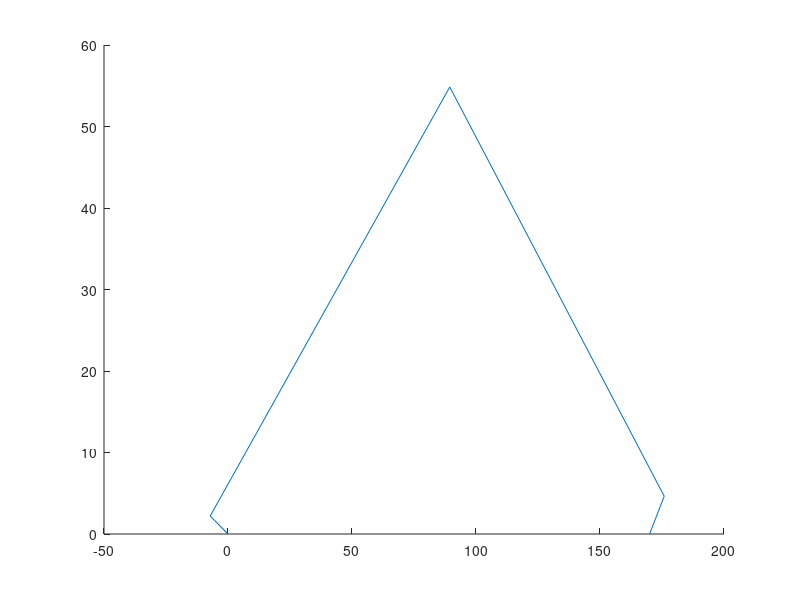

This chart was generated by the following MATLAB code: (Note: this script raises an error after producing the figure.)
%% Known Variables
% Link Lengths [mm]

l1 = 7.5; % Active Link - Left
l2 = 110; % Passive Link - Long
l3 = 100; % Passive Link - Short
l4 = 7.5; % Active Link - Right
l5 = 170; % Ground Link


%% Singularities
% % S1: L1 and L2 are colinear, L3 and L4 are colinear, J1 = J2 and J3 = J4
% 
% alphaS1 = rad2deg(acos((l5/2)/(l1+l2)))
% betaS1 = 180 - alphaS1
% 
% %S2: L1 L2 are colinear, L3 L4 are colinear, J1 = J2 + 180
% 


%% Solving for Joint Angles
% Define End-Effector Position
x = 87;
y = 65;

c = sqrt(x^2+y^2); % Position magntiude from Motor A to End-Effector

e = sqrt((l5-x)^2+y^2); % Positional magnitude from End-Effector to Motor B

alpha1 = (atan(y/x)); % Angle between the ground link and the straight line formed between Motor A and End-effector

alpha2 = (acos((l2^2-c^2-l1^2) / (-2*l1*c))); % Angle between straight line formed between Motor A and End-effector and active link 1

alpha = rad2deg(alpha1 + alpha2)

beta1 = (atan(y/(l5-x))); % Angle between ground link and straight line formed between End-effector and Motor B

beta2 = (acos((l3^2-l4^2-e^2) / (-2*l4*e))); % Angle between straight formed between End-effector and Motor B and active link 2

beta = 180 - rad2deg(beta1 + beta2);
beta = 180 + beta

%% Solving for Joint Angles
% Define End-Effector Position
x = 89.42;
y = 54.85;

A1 = x;
B1 = y;
C1 = (l1^2-l2^2+x^2+y^2)/(2*l1);
theta1 = 2*atan((-B1-sqrt(A1^2+B1^2-C1^2))/(-A1-C1));
theta1 = rad2deg(theta1);
alpha = theta1

A2 = x-l5;
B2 = y;
C2 = (l4^2+l5^2-l3^2-2*x*l5+x^2+y^2)/(2*l4);
theta4 = 2*atan((-B2+sqrt(A2^2+B2^2-C2^2))/(-A2-C2));
theta4 = rad2deg(theta4);
beta = theta4

%% Plotting
Link1 = line([0, l1*(cos(alpha*pi/180))], [0, l1*(sin(alpha*pi/180))]);
Link4 = line([l5,l5+l4*(cos(beta*pi/180))], [0, l4*(sin(beta*pi/180))]);
Link2 = line([l1*(cos(alpha*pi/180)), x], [l1*(sin(alpha*pi/180)), y]);
Link3 = line([l5+l4*(cos(beta*pi/180)), x], [l4*(sin(beta*pi/180)), y]);

% Joint1 = viscircles([0, 0], 2)
% Joint1 = viscircles([l1*(cos(alpha*pi/180)), l1*(sin(alpha*pi/180))], 1)
% Joint3 = viscircles([x, y], 1)
% Joint4 = viscircles([l5+l4*(cos(beta*pi/180)), l1*(sin(beta*pi/180))], 1)
% Joint5 = viscircles([l5, 0], 2)


%% Cycling Through Link Positions
clear plot

x=95;
while true

    y = 53;
    [alpha, beta] = IK(l1,l2,l3,l4,l5,x,y);

    Link1 = line([0, l1*(cos(alpha*pi/180))], [0, l1*(sin(alpha*pi/180))]);
    Link4 = line([l5,l5+l4*(cos(beta*pi/180))], [0, l4*(sin(beta*pi/180))]);
    Link2 = line([l1*(cos(alpha*pi/180)), x], [l1*(sin(alpha*pi/180)), y]);
    Link3 = line([l5+l4*(cos(beta*pi/180)), x], [l4*(sin(beta*pi/180)), y]);

    x=x-1;

    Joint1 = viscircles([0, 0], 1)
    Joint1 = viscircles([l1*(cos(alpha*pi/180)), l1*(sin(alpha*pi/180))], 1)
    Joint3 = viscircles([x, y], 1)
    Joint4 = viscircles([l5+l4*(cos(beta*pi/180)), l1*(sin(beta*pi/180))], 1)
    Joint5 = viscircles([l5, 0], 1)

    if(x == 75)

        break;

    end

end    